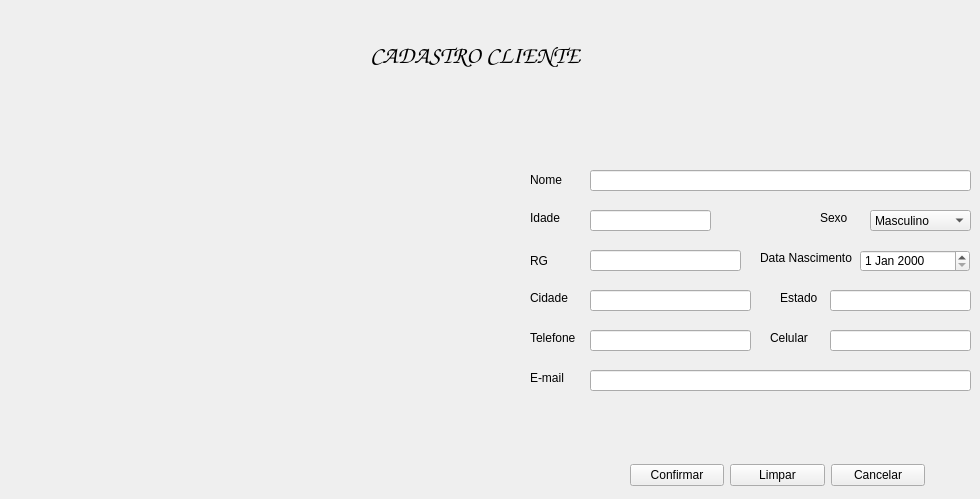
   <widget class="QWidget" name="page_2">
    <widget class="QWidget" name="layoutWidget">
     <property name="geometry">
      <rect>
       <x>630</x>
       <y>460</y>
       <width>295</width>
       <height>30</height>
      </rect>
     </property>
     <layout class="QHBoxLayout" name="horizontalLayout_13">
      <item>
       <widget class="QPushButton" name="btnConfirmar">
        <property name="text">
         <string>Confirmar</string>
        </property>
       </widget>
      </item>
      <item>
       <widget class="QPushButton" name="btnLimpar">
        <property name="text">
         <string>Limpar</string>
        </property>
       </widget>
      </item>
      <item>
       <widget class="QPushButton" name="btnCancelar">
        <property name="text">
         <string>Cancelar</string>
        </property>
       </widget>
      </item>
     </layout>
    </widget>
    <widget class="QLabel" name="label_5">
     <property name="geometry">
      <rect>
       <x>90</x>
       <y>140</y>
       <width>321</width>
       <height>291</height>
      </rect>
     </property>
     <property name="text">
      <string/>
     </property>
     <property name="pixmap">
      <pixmap resource="arquivosrecurso.qrc">:/imgs/imagens/cliente.png</pixmap>
     </property>
     <property name="scaledContents">
      <bool>true</bool>
     </property>
    </widget>
    <widget class="QLabel" name="label_20">
     <property name="geometry">
      <rect>
       <x>370</x>
       <y>30</y>
       <width>481</width>
       <height>51</height>
      </rect>
     </property>
     <property name="font">
      <font>
       <family>Comic Sans MS</family>
       <pointsize>18</pointsize>
       <weight>75</weight>
       <bold>true</bold>
      </font>
     </property>
     <property name="text">
      <string>CADASTRO CLIENTE</string>
     </property>
    </widget>
    <widget class="QLabel" name="label_30">
     <property name="geometry">
      <rect>
       <x>530</x>
       <y>290</y>
       <width>41</width>
       <height>16</height>
      </rect>
     </property>
     <property name="text">
      <string>Cidade</string>
     </property>
    </widget>
    <widget class="QLabel" name="label_31">
     <property name="geometry">
      <rect>
       <x>780</x>
       <y>290</y>
       <width>55</width>
       <height>16</height>
      </rect>
     </property>
     <property name="text">
      <string>Estado</string>
     </property>
    </widget>
    <widget class="QLabel" name="label_32">
     <property name="geometry">
      <rect>
       <x>760</x>
       <y>250</y>
       <width>101</width>
       <height>16</height>
      </rect>
     </property>
     <property name="text">
      <string>Data Nascimento</string>
     </property>
    </widget>
    <widget class="QLineEdit" name="txtEstado">
     <property name="geometry">
      <rect>
       <x>830</x>
       <y>290</y>
       <width>141</width>
       <height>21</height>
      </rect>
     </property>
    </widget>
    <widget class="QLineEdit" name="txtCity">
     <property name="geometry">
      <rect>
       <x>590</x>
       <y>290</y>
       <width>161</width>
       <height>21</height>
      </rect>
     </property>
    </widget>
    <widget class="QLineEdit" name="txtEmail">
     <property name="geometry">
      <rect>
       <x>590</x>
       <y>370</y>
       <width>381</width>
       <height>21</height>
      </rect>
     </property>
    </widget>
    <widget class="QDateEdit" name="dateNasc">
     <property name="geometry">
      <rect>
       <x>860</x>
       <y>250</y>
       <width>110</width>
       <height>22</height>
      </rect>
     </property>
    </widget>
    <widget class="QLabel" name="label_33">
     <property name="geometry">
      <rect>
       <x>770</x>
       <y>330</y>
       <width>55</width>
       <height>16</height>
      </rect>
     </property>
     <property name="text">
      <string>Celular</string>
     </property>
    </widget>
    <widget class="QLineEdit" name="txtCel">
     <property name="geometry">
      <rect>
       <x>830</x>
       <y>330</y>
       <width>141</width>
       <height>21</height>
      </rect>
     </property>
    </widget>
    <widget class="QLabel" name="label_7">
     <property name="geometry">
      <rect>
       <x>530</x>
       <y>170</y>
       <width>41</width>
       <height>20</height>
      </rect>
     </property>
     <property name="text">
      <string>Nome</string>
     </property>
    </widget>
    <widget class="QLineEdit" name="txtNome">
     <property name="geometry">
      <rect>
       <x>590</x>
       <y>170</y>
       <width>381</width>
       <height>21</height>
      </rect>
     </property>
    </widget>
    <widget class="QLineEdit" name="txtIdade">
     <property name="geometry">
      <rect>
       <x>590</x>
       <y>210</y>
       <width>121</width>
       <height>21</height>
      </rect>
     </property>
    </widget>
    <widget class="QLabel" name="label_8">
     <property name="geometry">
      <rect>
       <x>530</x>
       <y>210</y>
       <width>32</width>
       <height>16</height>
      </rect>
     </property>
     <property name="text">
      <string>Idade</string>
     </property>
    </widget>
    <widget class="QLabel" name="label_10">
     <property name="geometry">
      <rect>
       <x>530</x>
       <y>250</y>
       <width>21</width>
       <height>21</height>
      </rect>
     </property>
     <property name="text">
      <string>RG</string>
     </property>
    </widget>
    <widget class="QLineEdit" name="txtRG">
     <property name="geometry">
      <rect>
       <x>590</x>
       <y>250</y>
       <width>151</width>
       <height>21</height>
      </rect>
     </property>
    </widget>
    <widget class="QLabel" name="label_11">
     <property name="geometry">
      <rect>
       <x>530</x>
       <y>330</y>
       <width>50</width>
       <height>16</height>
      </rect>
     </property>
     <property name="text">
      <string>Telefone</string>
     </property>
    </widget>
    <widget class="QLineEdit" name="txtTelefone">
     <property name="geometry">
      <rect>
       <x>590</x>
       <y>330</y>
       <width>161</width>
       <height>21</height>
      </rect>
     </property>
    </widget>
    <widget class="QLabel" name="label_12">
     <property name="geometry">
      <rect>
       <x>530</x>
       <y>370</y>
       <width>36</width>
       <height>16</height>
      </rect>
     </property>
     <property name="text">
      <string>E-mail</string>
     </property>
    </widget>
    <widget class="QComboBox" name="comboSexo">
     <property name="geometry">
      <rect>
       <x>870</x>
       <y>210</y>
       <width>101</width>
       <height>21</height>
      </rect>
     </property>
     <item>
      <property name="text">
       <string>Masculino</string>
      </property>
     </item>
     <item>
      <property name="text">
       <string>Feminino</string>
      </property>
     </item>
    </widget>
    <widget class="QLabel" name="label_9">
     <property name="geometry">
      <rect>
       <x>820</x>
       <y>210</y>
       <width>41</width>
       <height>16</height>
      </rect>
     </property>
     <property name="text">
      <string>Sexo</string>
     </property>
    </widget>
   </widget>
